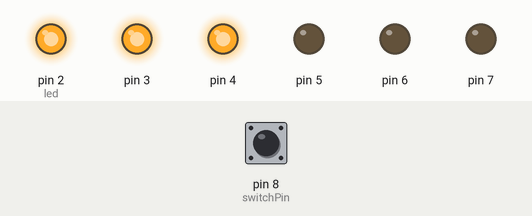
This sketch was run on a simulated Arduino Uno, built with avr-gcc and run on an emulated ATmega328P. On the bench: output pins drawn as LEDs (lit = HIGH). The test bench sets the inputs (shaded band); at power-on: pin 8 (switchPin) LOW.

Above: at 23.2 s.
23.3 s: pin 8 (switchPin) pulled HIGH for 0.15 s
At 24.1 s:
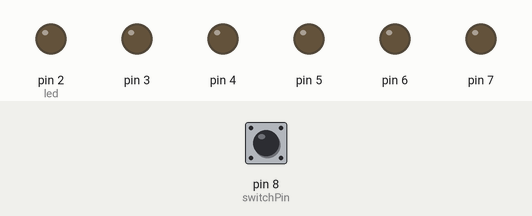
At 36.4 s:
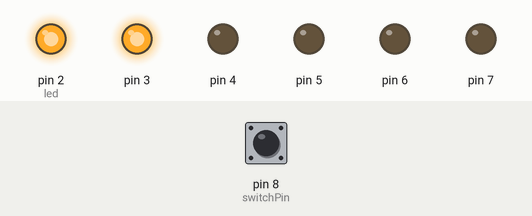
45.4 s: pin 8 (switchPin) pulled HIGH for 1 s
At 53.5 s:
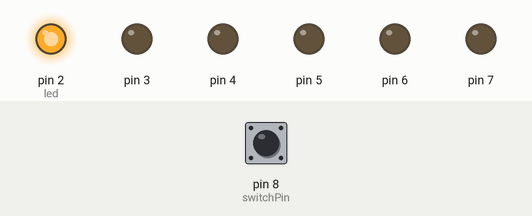
Timing chart, 0 to 83.9 s (numbered marks = the images above; inputs shaded):
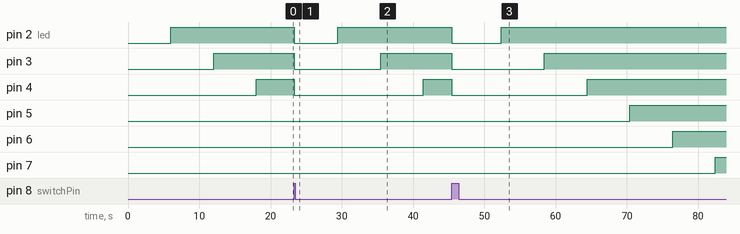

The sketch:

project08_digit-hourglass.ino
```cpp
// Declare a named constant
const int switchPin = 8;

// Create a variable to hold the time
unsigned long previousTime = 0;

// Name variables for the inputs and outputs
int switchState = 0;
int prevSwitchState = 0;
int led = 2;

// Declare a variable describing the interval between events
long interval = 6000;

void setup() {
  // Set the direction of your digital pins
  for(int x = 2; x < 8; x++){
    pinMode(x, OUTPUT);
  }

  pinMode(switchPin, INPUT);
}

void loop() {
  // Check the time since the program started running
  unsigned long currentTime = millis();

 // Evaluate the amount of time that has passed since the previous loop()
 if(currentTime - previousTime > interval) {
  previousTime = currentTime;

  // Turn on an LED prepare for the next one
  digitalWrite(led, HIGH);
  led++;

  // Check to see if all lights are on
  if(led == 7) {
    }
 }
 // Read the value of the switch
 switchState = digitalRead(switchPin);

 // Read the variabes to their defaults if necessary
 if(switchState != prevSwitchState){
  for(int x = 2; x < 8; x++){
    digitalWrite(x, LOW);
  }

  led = 2;
  previousTime = currentTime;
 }

 // Set the current state to the previous state
 prevSwitchState = switchState;
}
```

Measured:
- after the input at 23.3 s, pin 2 (led): HIGH → LOW at once, → HIGH 6.2 s later; pin 3: HIGH → LOW at once, → HIGH 12.2 s later; pin 4: HIGH → LOW at once, → HIGH 18.2 s later; pin 5: stays LOW (without the input it goes to HIGH after 0.70 s); pin 6: stays LOW (without the input it goes to HIGH after 6.7 s)
- after the input at 45.4 s, pin 2 (led): HIGH → LOW at once, → HIGH 7.0 s later; pin 3: HIGH → LOW at once, → HIGH 13.0 s later; pin 4: HIGH → LOW at once, → HIGH 19.0 s later; pin 5: LOW → HIGH after 25.0 s instead of 2.1 s; pin 6: LOW → HIGH after 31.0 s instead of 8.1 s
